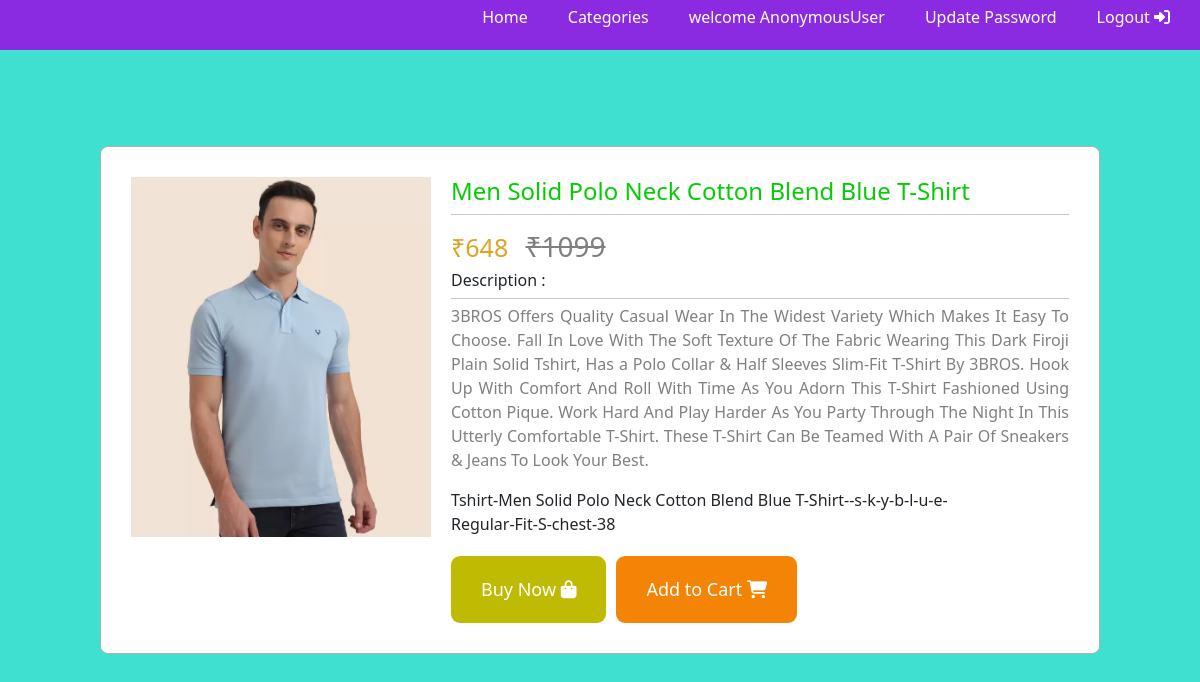
Screenshot of /singleproductitem/Tshirt-Men Solid Polo Neck Cotton Blend Blue T-Shirt--s-k-y-b-l-u-e-/ with the database file from the repository.
### app/models.py (models this page shows, shortened)
class product_item(models.Model):
    product=models.ForeignKey(product,on_delete=models.CASCADE)
    colour=models.ForeignKey(colour,on_delete=models.CASCADE)
    original_price=models.IntegerField()
    size_category=models.ForeignKey(size_category,on_delete=models.SET_NULL,null=True,blank=True)
    sizeoption=models.ForeignKey(size_option,on_delete=models.SET_NULL,null=True,blank=True)
    sale_price=models.IntegerField()
    slug=models.CharField(max_length=100,null=True,blank=True)
    product_code =models.CharField(max_length=100,null=True,blank=True)
    image1=models.ImageField(upload_to='product_image/',blank=True,null=True)
    image2=models.ImageField(upload_to='product_image/',blank=True,null=True)
    image3=models.ImageField(upload_to='product_image/',blank=True,null=True)
    image4=models.ImageField(upload_to='product_image/',blank=True,null=True)

class product(models.Model):
    product_category=models.ForeignKey(product_category,on_delete=models.CASCADE)
    brand_id=models.ForeignKey(brand,on_delete=models.CASCADE,blank=True,null=True)
    product_name=models.CharField(max_length=100)
    product_description=models.TextField(max_length=1000)
    model_height=models.CharField(max_length=100,blank=True,null=True)
    model_wearing=models.CharField(max_length=100,blank=True,null=True)
    care_instructions=models.CharField(max_length=100,blank=True,null=True)
    slug=models.CharField(max_length=100,null=True,blank=True)
    about=models.TextField(max_length=1000,blank=True,null=True)
    def __str__(self):
        return self.product_name

class size_option(models.Model):
    size_name=models.CharField(max_length=100)
    sort_order=models.CharField(max_length=100)
    size_category_id=models.ForeignKey(size_category,on_delete=models.CASCADE)
    slug=models.CharField(max_length=100,null=True,blank=True)

### app/views.py (the view)
# urls.py: path('singleproductitem/<str:slug>/',views.SingelProductItem,name="singleproductitem"),
def SingelProductItem(request,slug):
    if product_item.objects.filter(slug=slug).exists():
        product=product_item.objects.get(slug=slug)
        context={
            'product':product
        }
        return render(request,'products/single_product_item.html',context)
    return HttpResponse('product does not exist')

### templates/products/single_product_item.html
{% extends 'home.html' %}
{% block product_data %}
{% load static %}
<link rel="stylesheet" href="{% static 'css/single_product_items.css' %}">
<link rel="stylesheet" href="https://cdnjs.cloudflare.com/ajax/libs/font-awesome/6.7.2/css/all.min.css" />
<div class="containers">
    <div class="main-container">
        <div class="imgage">
            <img src="{{product.image1.url}}" alt="">
        </div>
        <div class="content">
            <h4>{{product.product}}</h4>
            <hr>
            <h3><span id="sale-price">₹{{product.sale_price}}</span> <strike>₹{{product.original_price}}</strike> </h3>
            <h6>Description :</h6>
            <hr>
            <p>{{product.product.product_description}}</p>
            {{product.slug}} <br>
            {{product.sizeoption.slug}}
            <div class="btns">
                <a href=""><button id="buy">Buy Now <i class="fa-solid fa-bag-shopping"
                            style="color: #ffffff;"></i></button></a>
                <a href="{% url 'addtocart' product.slug product.sizeoption.slug %}"><button id="add">Add to Cart <i class="fa-solid fa-cart-shopping"
                            style="color: #ffffff;"></i></button></a>
            </div>
        </div>
    </div>
</div>
{% endblock %}

### static/css/home.css (style rules this page uses)
* { margin: 0; padding: 0; box-sizing: border-box; }

### static/css/header.css (style rules this page uses)
* { margin: 0; padding: 0; box-sizing: border-box; list-style: none; }

### static/css/single_product_items.css (style rules this page uses)
.main-container { display: flex; border: 1px solid rgb(179, 176, 176); width: 1000px; padding: 30px; height: auto; column-gap: 20px; border-radius: 0.5em; background-color: white; }
.imgage img { width: 300px; }
.containers { background-color:turquoise; display: flex; justify-content: center; align-items: center; height: 100vh; flex-wrap: wrap; }
.main-container .content h3 { padding-top: 10px; }
.content .btns button { padding: 20px 30px; border: none; border-radius: 0.5em; font-size: large; color:white; transition: 0.3s ease; }
.content .btns { margin-top: 20px; display: flex; gap: 10px; }
#buy { background-color: rgb(190, 187, 2); }
#add { background-color: rgb(243, 132, 6); }
hr { margin: 5px 0; }
.content p { text-align: justify; color: grey; }
.content h4 { color: rgb(6, 204, 6); }
#sale-price { color: goldenrod; padding-right: 10px; font-size: 25px; }
strike { color: gray; }

### rows the page displays
product_item: image1 (picture), product "Men Solid Polo Neck Cotton Blend Blue T-Shirt", sale_price "648", original_price "1099", product.product_description "3BROS Offers Quality Casual Wear In The Widest Variety Which Makes It Easy To Choose. Fall In Love With The Soft Texture Of The Fabric Wearing This Dark Firoji Plain Solid Tshirt, Has a Polo Collar & Half Sleeves Slim-Fit T-Shirt By 3BROS. Hook Up With Comfort And Roll With Time As You Adorn This T-Shirt Fashioned Using Cotton Pique. Work Hard And Play Harder As You Party Through The Night In This Utterly Comfortable T-Shirt. These T-Shirt Can Be Teamed With A Pair Of Sneakers & Jeans To Look Your Best.", slug "Tshirt-Men Solid Polo Neck Cotton Blend Blue T-Shirt--s-k-y-b-l-u-e-", sizeoption.slug "Regular-Fit-S-chest-38"

### other values shown
{{ request.user }} "AnonymousUser"
